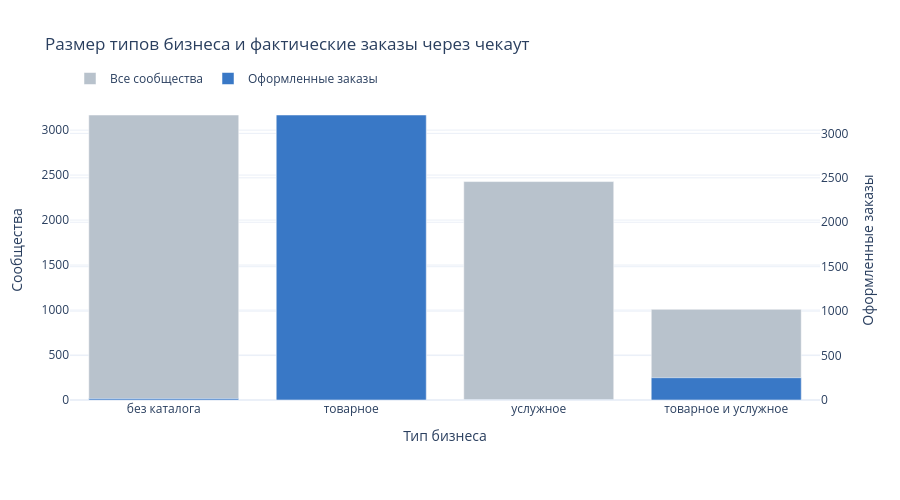

Write notebook code for a chart like this one.
### Code cell
type_summary = groups.groupby('Тип бизнеса (товары / услуги)').agg(
    Бизнесов=('ID бизнеса', 'size'),
    Каталог=('Есть каталог', 'mean'),
    Чекаут=('Есть чекаут', 'mean'),
    Заказы=('Заказы через чекаут', 'sum'),
    GMV=('GMV через чекаут, ₽', 'sum'),
).reset_index()
type_summary['Каталог, %'] = type_summary['Каталог'] * 100
type_summary['Чекаут, %'] = type_summary['Чекаут'] * 100
type_summary = type_summary.sort_values('Бизнесов', ascending=False)

fig = go.Figure()
fig.add_bar(
    x=type_summary['Тип бизнеса (товары / услуги)'],
    y=type_summary['Бизнесов'],
    name='Все сообщества',
    marker_color='#B8C2CC',
    hovertemplate='%{x}<br>Сообществ: %{y:,.0f}<extra></extra>',
)
fig.add_bar(
    x=type_summary['Тип бизнеса (товары / услуги)'],
    y=type_summary['Заказы'],
    name='Оформленные заказы',
    marker_color='#3978C6',
    yaxis='y2',
    hovertemplate='%{x}<br>Заказов: %{y:,.0f}<extra></extra>',
)
fig.update_layout(
    template='plotly_white',
    barmode='group',
    height=500,
    title='Размер типов бизнеса и фактические заказы через чекаут',
    xaxis_title='Тип бизнеса',
    yaxis=dict(title='Сообщества'),
    yaxis2=dict(title='Оформленные заказы', overlaying='y', side='right'),
    legend=dict(orientation='h', y=1.12),
    margin=dict(l=70, r=80, t=100, b=100),
)
fig.show(config={'displaylogo': False, 'responsive': True})

### Figure 1 — Plotly figure (JSON) as saved in the notebook; plotly's stock layout.template omitted (floating-point values rounded to 4 significant figures)
{"data": [{"hovertemplate": "%{x}<br>Сообществ: %{y:,.0f}<extra></extra>", "marker": {"color": "#B8C2CC"}, "name": "Все сообщества", "type": "bar", "x": ["без каталога", "товарное", "услужное", "товарное и услужное"], "y": [3168, 3150, 2428, 1008]}, {"hovertemplate": "%{x}<br>Заказов: %{y:,.0f}<extra></extra>", "marker": {"color": "#3978C6"}, "name": "Оформленные заказы", "type": "bar", "x": ["без каталога", "товарное", "услужное", "товарное и услужное"], "y": [16, 3207, 4, 251], "yaxis": "y2"}], "layout": {"barmode": "group", "height": 500, "legend": {"orientation": "h", "y": 1.12}, "margin": {"b": 100, "l": 70, "r": 80, "t": 100}, "title": {"text": "Размер типов бизнеса и фактические заказы через чекаут"}, "xaxis": {"title": {"text": "Тип бизнеса"}}, "yaxis": {"title": {"text": "Сообщества"}}, "yaxis2": {"overlaying": "y", "side": "right", "title": {"text": "Оформленные заказы"}}}}
